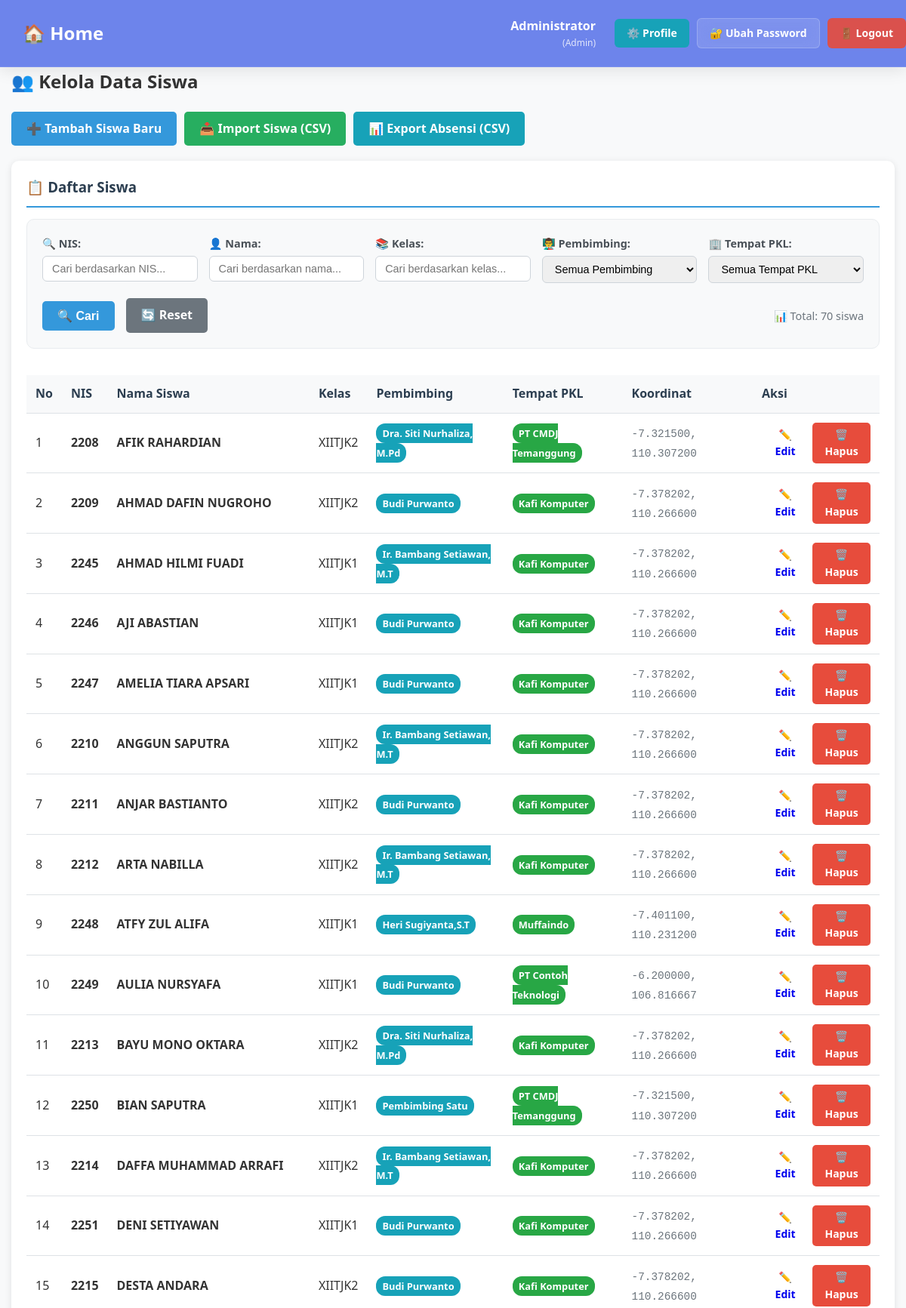
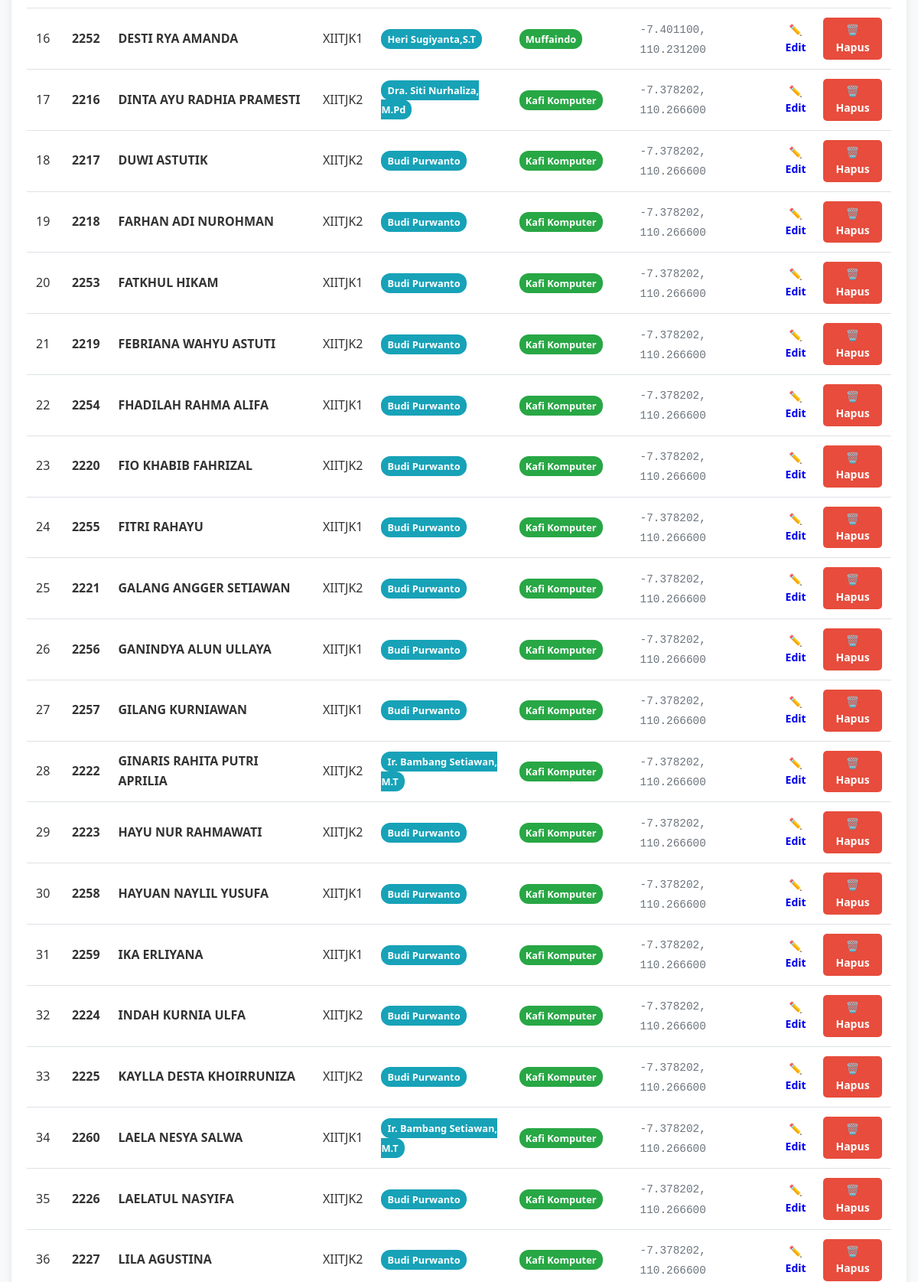
Page /?r=admin/siswa (signed in, upper part) on the committed database (2 pictures, top to bottom).
### tables this page shows
CREATE TABLE `siswa` (
  `id` int(11) NOT NULL AUTO_INCREMENT,
  `user_id` int(11) DEFAULT NULL,
  `nis` varchar(50) NOT NULL,
  `nama` varchar(100) NOT NULL,
  `kelas` varchar(50) NOT NULL,
  `pembimbing_id` int(11) NOT NULL,
  `tempat_pkl_id` int(11) NOT NULL,
  PRIMARY KEY (`id`),
  KEY `user_id` (`user_id`),
  KEY `pembimbing_id` (`pembimbing_id`),
  KEY `tempat_pkl_id` (`tempat_pkl_id`),
  CONSTRAINT `siswa_ibfk_1` FOREIGN KEY (`user_id`) REFERENCES `users` (`id`) ON DELETE SET NULL,
  CONSTRAINT `siswa_ibfk_2` FOREIGN KEY (`pembimbing_id`) REFERENCES `users` (`id`) ON DELETE CASCADE,
  CONSTRAINT `siswa_ibfk_3` FOREIGN KEY (`tempat_pkl_id`) REFERENCES `tempat_pkl` (`id`) ON DELETE CASCADE
);

CREATE TABLE `users` (
  `id` int(11) NOT NULL AUTO_INCREMENT,
  `username` varchar(50) NOT NULL,
  `password_hash` varchar(255) NOT NULL,
  `role` enum('admin','pembimbing','siswa') NOT NULL,
  `name` varchar(100) NOT NULL,
  PRIMARY KEY (`id`),
  UNIQUE KEY `username` (`username`)
);

CREATE TABLE `tempat_pkl` (
  `id` int(11) NOT NULL AUTO_INCREMENT,
  `nama` varchar(150) NOT NULL,
  `lat` decimal(10,7) NOT NULL,
  `lng` decimal(10,7) NOT NULL,
  `radius_m` int(11) NOT NULL DEFAULT 150,
  PRIMARY KEY (`id`)
);

### app/Controllers/Controller.php (called while the page is built, shortened)
<?php
class Controller {
    protected function view(string $path, array $data=[]): void {
        extract($data);
        $viewFile = __DIR__ . '/../Views/' . $path . '.php';
        include __DIR__ . '/../Views/layouts/header.php';
        include $viewFile;
        include __DIR__ . '/../Views/layouts/footer.php';
    }
}

### app/Controllers/AdminController.php (called while the page is built, shortened)
<?php
class AdminController extends Controller {
    public function siswa(): void {
        $db = new Database(require __DIR__.'/../../config/db.php');
        $siswa = new Siswa($db);
        $searchNIS = trim($_GET['search_nis'] ?? '');
        $searchNama = trim($_GET['search_nama'] ?? '');
        $searchKelas = trim($_GET['search_kelas'] ?? '');
        $searchPembimbing = trim($_GET['search_pembimbing'] ?? '');
        $searchTempat = trim($_GET['search_tempat'] ?? '');
        if (!empty($searchNIS) || !empty($searchNama) || !empty($searchKelas) ||
            !empty($searchPembimbing) || !empty($searchTempat)) {
            $listSiswa = $siswa->searchSiswa([
                'nis' => $searchNIS,
                'nama' => $searchNama,
                'kelas' => $searchKelas,
                'pembimbing' => $searchPembimbing,
                'tempat_pkl' => $searchTempat
            ]);
        } else {
            $listSiswa = $siswa->listAll();
        }
        $pembimbing = (new User($db))->listByRole('pembimbing');
        $tempatPKL = (new TempatPKL($db))->listAll();
        $this->view('admin/siswa', [
            'siswa' => $listSiswa,
            'pembimbing' => $pembimbing,
            'tempatPKL' => $tempatPKL
        ]);
    }
}

### public/index.php (called while the page is built, shortened)
<?php
require __DIR__.'/../app/autoload.php';
$appCfg = require __DIR__.'/../config/app.php';
$r = $_GET['r'] ?? 'auth/login';
[$c, $a] = array_pad(explode('/', $r, 2), 2, 'index');
$controller = null;
switch($c){
    case 'admin': $controller = new AdminController($appCfg); break;
}
$controller->$a();

### app/autoload.php (called while the page is built, shortened)
<?php
spl_autoload_register(function ($class) {
    $prefix = 'App\\';
    $base_dir = __DIR__ . '/';
    $len = strlen($prefix);
    $relative_class = substr($class, $len);
    $file = $base_dir . str_replace('\\', '/', $relative_class) . '.php';
});

### config/db.php (called while the page is built, shortened)
<?php
return [
    'host' => 'localhost',
    'name' => 'db_absensi_pkl',
    'user' => 'root',
    'pass' => '',
    'charset' => 'utf8mb4',
];

### app/Models/Database.php (called while the page is built, shortened)
<?php
class Database {
    private PDO $pdo;
    public function __construct(array $cfg) {
        $dsn = sprintf('mysql:host=%s;dbname=%s;charset=%s',$cfg['host'],$cfg['name'],$cfg['charset']??'utf8mb4');
        $opt = [
            PDO::ATTR_ERRMODE => PDO::ERRMODE_EXCEPTION,
            PDO::ATTR_DEFAULT_FETCH_MODE => PDO::FETCH_ASSOC,
            PDO::ATTR_EMULATE_PREPARES => false,
        ];
        try { $this->pdo = new PDO($dsn,$cfg['user'],$cfg['pass'],$opt); }
        catch (PDOException $e) { die('DB connection failed: '.$e->getMessage()); }
    }
    public function pdo(): PDO {
        return $this->pdo;
    }
}

### app/Models/BaseModel.php (called while the page is built, shortened)
<?php
abstract class BaseModel {
    public function __construct(Database $database) {
        $this->db = $database->pdo();
    }
}

### app/Models/Siswa.php (called while the page is built, shortened)
<?php
class Siswa extends BaseModel {
    public function listAll(): array {
        $st = $this->db->query("
            SELECT s.*, u.name as pembimbing, t.nama as tempat_pkl, t.lat, t.lng
            FROM siswa s
            LEFT JOIN users u ON s.pembimbing_id = u.id
            LEFT JOIN tempat_pkl t ON s.tempat_pkl_id = t.id
            ORDER BY s.nama
        ");
        return $st->fetchAll();
    }
}

### app/Views/admin/siswa.php (the view, shortened to what this page needs)
<h2>👥 Kelola Data Siswa</h2>
<div class="action-buttons" style="margin-bottom: 20px;">
    <a href="?r=admin/siswaAdd" class="btn btn-primary">
        ➕ Tambah Siswa Baru
    </a>
    <a href="?r=admin/import" class="btn btn-success">
        📥 Import Siswa (CSV)
    </a>
    <a href="?r=admin/report" class="btn btn-info">
        📊 Export Absensi (CSV)
    </a>
</div>
<div class="card">
    <h3>📋 Daftar Siswa</h3>
    <div class="search-section" style="margin-bottom: 20px;">
        <form method="GET" action="?r=admin/siswa" class="search-form">
            <div class="search-row">
                <div class="search-group">
                    <label for="search_nis">🔍 NIS:</label>
                    <input type="text" id="search_nis" name="search_nis"
                           value="<?= htmlspecialchars($_GET['search_nis'] ?? '') ?>"
                           placeholder="Cari berdasarkan NIS..." class="form-control">
                </div>
                <div class="search-group">
                    <label for="search_nama">👤 Nama:</label>
                    <input type="text" id="search_nama" name="search_nama"
                           value="<?= htmlspecialchars($_GET['search_nama'] ?? '') ?>"
                           placeholder="Cari berdasarkan nama..." class="form-control">
                </div>
                <div class="search-group">
                    <label for="search_kelas">📚 Kelas:</label>
                    <input type="text" id="search_kelas" name="search_kelas"
                           value="<?= htmlspecialchars($_GET['search_kelas'] ?? '') ?>"
                           placeholder="Cari berdasarkan kelas..." class="form-control">
                </div>
                <div class="search-group">
                    <label for="search_pembimbing">👨‍🏫 Pembimbing:</label>
                    <select id="search_pembimbing" name="search_pembimbing" class="form-control">
                        <option value="">Semua Pembimbing</option>
                    </select>
                </div>
                <div class="search-group">
                    <label for="search_tempat">🏢 Tempat PKL:</label>
                    <select id="search_tempat" name="search_tempat" class="form-control">
                        <option value="">Semua Tempat PKL</option>
                    </select>
                </div>
            </div>
            <div class="search-actions">
                <button type="submit" class="btn btn-primary">
                    🔍 Cari
                </button>
                <a href="?r=admin/siswa" class="btn btn-secondary">
                    🔄 Reset
                </a>
                <span class="search-info">
                    <?php
                    $totalResults = count($siswa);
                    $searchActive = !empty($_GET['search_nis']) || !empty($_GET['search_nama']) ||
                                   !empty($_GET['search_kelas']) || !empty($_GET['search_pembimbing']) ||
                                   !empty($_GET['search_tempat']);
                    ?>
                    <?php if($searchActive): ?>
                        📊 Menampilkan <?= $totalResults ?> hasil pencarian
                    <?php else: ?>
                        📊 Total: <?= $totalResults ?> siswa
                    <?php endif; ?>
                </span>
            </div>
        </form>
    </div>
    <?php if(empty($siswa)): ?>
        <div class="alert alert-info">
            <strong>ℹ️ Info:</strong> Belum ada data siswa.
            <a href="?r=admin/siswaAdd">Klik di sini</a> untuk menambah siswa pertama.
        </div>
    <?php else: ?>
        <div class="table-responsive">
            <table class="table">
                <thead>
                    <tr>
                        <th>No</th>
                        <th>NIS</th>
                        <th>Nama Siswa</th>
                        <th>Kelas</th>
                        <th>Pembimbing</th>
                        <th>Tempat PKL</th>
                        <th>Koordinat</th>
                        <th>Aksi</th>
                    </tr>
                </thead>
                <tbody>
                <?php
                $no = 1;
                foreach($siswa as $s):
                ?>
                    <tr>
                        <td><?= $no++ ?></td>
                        <td>
                            <strong><?= htmlspecialchars($s['nis']) ?></strong>
                        </td>
                        <td>
                            <strong><?= htmlspecialchars($s['nama']) ?></strong>
                        </td>
                        <td><?= htmlspecialchars($s['kelas']) ?></td>
                        <td>
                            <?php if($s['pembimbing']): ?>
                                <span class="badge badge-info">
                                    <?= htmlspecialchars($s['pembimbing']) ?>
                                </span>
                            <?php else: ?>
                                <span class="text-muted">-</span>
                            <?php endif; ?>
                        </td>
                        <td>
                            <?php if($s['tempat_pkl']): ?>
                                <span class="badge badge-success">
                                    <?= htmlspecialchars($s['tempat_pkl']) ?>
                                </span>
                            <?php else: ?>
                                <span class="text-muted">-</span>
                            <?php endif; ?>
                        </td>
                        <td>
                            <?php if($s['lat'] && $s['lng']): ?>
                                <span class="coordinate-info">
                                    <?= number_format($s['lat'], 6) ?>, <?= number_format($s['lng'], 6) ?>
                                </span>
                            <?php else: ?>
                                <span class="text-muted">-</span>
                            <?php endif; ?>
                        </td>
                        <td>
                            <div class="action-buttons-small">
                                <a href="?r=admin/siswaEdit&id=<?= $s['id'] ?>"
                                   class="btn btn-sm btn-warning" title="Edit">
                                    ✏️ Edit
                                </a>
                                <a href="?r=admin/siswaDelete&id=<?= $s['id'] ?>"
                                   class="btn btn-sm btn-danger"
                                   onclick="return confirm('Yakin ingin menghapus siswa <?= htmlspecialchars($s['nama']) ?>? Tindakan ini tidak dapat dibatalkan!')"
                                   title="Hapus">
                                    🗑️ Hapus
                                </a>
                            </div>
                        </td>
                    </tr>
                <?php endforeach; ?>
                </tbody>
            </table>
        </div>
    <?php endif; ?>
</div>

### public/assets/css/style.css (style rules this page uses)
* { margin: 0; padding: 0; box-sizing: border-box; }
body { font-family: 'Segoe UI', Tahoma, Geneva, Verdana, sans-serif; line-height: 1.6; color: #333; background-color: #f8f9fa; }
.card { background: white; border-radius: 10px; padding: 20px; box-shadow: 0 2px 10px rgba(0,0,0,0.1); margin-bottom: 20px; }
.card h2, .card h3, .card h4 { color: #2c3e50; margin-bottom: 15px; border-bottom: 2px solid #3498db; padding-bottom: 10px; }
input[type="text"], input[type="password"], input[type="email"], select, textarea { width: 100%; padding: 10px; border: 2px solid #ddd; border-radius: 5px; font-size: 16px; transition: border-color 0.3s ease; }
.btn { display: inline-block; padding: 10px 20px; border: none; border-radius: 5px; font-size: 16px; font-weight: 600; text-decoration: none; cursor: pointer; transition: all 0.3s ease; text-align: center; }
.btn-primary { background-color: #3498db; color: white; }
.btn-success { background-color: #27ae60; color: white; }
.btn-danger { background-color: #e74c3c; color: white; }
.btn-secondary { background-color: #6c757d; color: white; }
.btn-info { background-color: #17a2b8; color: white; }
.btn-sm { padding: 5px 10px; font-size: 14px; }
.action-buttons { display: grid; grid-template-columns: repeat(auto-fit, minmax(200px, 1fr)); gap: 15px; margin: 20px 0; }
.table { width: 100%; border-collapse: collapse; margin-top: 15px; }
.table th, .table td { padding: 12px; text-align: left; border-bottom: 1px solid #dee2e6; }
.table th { background-color: #f8f9fa; font-weight: 600; color: #2c3e50; }
.badge { padding: 5px 10px; border-radius: 20px; font-size: 0.8rem; font-weight: bold; }
.badge-success { background-color: #28a745; color: white; }
.badge-info { background-color: #17a2b8; color: white; }
.table-responsive { overflow-x: auto; }

### app/Views/admin/siswa.php (style rules this page uses)
.search-section { background: #f8f9fa; padding: 20px; border-radius: 10px; border: 1px solid #e9ecef; }
.search-form { width: 100%; }
.search-row { display: grid; grid-template-columns: repeat(auto-fit, minmax(200px, 1fr)); gap: 15px; margin-bottom: 20px; }
.search-group { display: flex; flex-direction: column; }
.search-group label { font-weight: 600; margin-bottom: 5px; color: #495057; font-size: 0.9rem; }
.search-group input, .search-group select { padding: 8px 12px; border: 1px solid #ced4da; border-radius: 6px; font-size: 0.9rem; transition: border-color 0.15s ease-in-out, box-shadow 0.15s ease-in-out; }
.search-actions { display: flex; align-items: center; gap: 15px; flex-wrap: wrap; }
.search-info { margin-left: auto; font-size: 0.9rem; color: #6c757d; font-weight: 500; }
.action-buttons { display: flex; gap: 10px; flex-wrap: wrap; }
.action-buttons-small { display: flex; gap: 5px; }
.badge { padding: 4px 8px; border-radius: 12px; font-size: 0.8rem; font-weight: bold; }
.badge-info { background-color: #17a2b8; color: white; }
.badge-success { background-color: #28a745; color: white; }
.coordinate-info { font-family: monospace; font-size: 0.9rem; color: #6c757d; }

### rows in the picture
siswa: nis "2208", nama "AFIK RAHARDIAN", kelas "XIITJK2", pembimbing.name "Dra. Siti Nurhaliza, M.Pd", tempat_pkl.nama "PT CMDJ Temanggung", tempat_pkl.lat "-7.321500", tempat_pkl.lng "110.307200"
siswa: nis "2209", nama "AHMAD DAFIN NUGROHO", kelas "XIITJK2", pembimbing.name "Budi Purwanto", tempat_pkl.nama "Kafi Komputer", tempat_pkl.lat "-7.378202", tempat_pkl.lng "110.266600"
siswa: nis "2245", nama "AHMAD HILMI FUADI", kelas "XIITJK1", pembimbing.name "Ir. Bambang Setiawan, M.T", tempat_pkl.nama "Kafi Komputer", tempat_pkl.lat "-7.378202", tempat_pkl.lng "110.266600"
siswa: nis "2246", nama "AJI ABASTIAN", kelas "XIITJK1", pembimbing.name "Budi Purwanto", tempat_pkl.nama "Kafi Komputer", tempat_pkl.lat "-7.378202", tempat_pkl.lng "110.266600"
siswa: nis "2247", nama "AMELIA TIARA APSARI", kelas "XIITJK1", pembimbing.name "Budi Purwanto", tempat_pkl.nama "Kafi Komputer", tempat_pkl.lat "-7.378202", tempat_pkl.lng "110.266600"
siswa: nis "2210", nama "ANGGUN SAPUTRA", kelas "XIITJK2", pembimbing.name "Ir. Bambang Setiawan, M.T", tempat_pkl.nama "Kafi Komputer", tempat_pkl.lat "-7.378202", tempat_pkl.lng "110.266600"
siswa: nis "2211", nama "ANJAR BASTIANTO", kelas "XIITJK2", pembimbing.name "Budi Purwanto", tempat_pkl.nama "Kafi Komputer", tempat_pkl.lat "-7.378202", tempat_pkl.lng "110.266600"
siswa: nis "2212", nama "ARTA NABILLA", kelas "XIITJK2", pembimbing.name "Ir. Bambang Setiawan, M.T", tempat_pkl.nama "Kafi Komputer", tempat_pkl.lat "-7.378202", tempat_pkl.lng "110.266600"
siswa: nis "2248", nama "ATFY ZUL ALIFA", kelas "XIITJK1", pembimbing.name "Heri Sugiyanta,S.T", tempat_pkl.nama "Muffaindo", tempat_pkl.lat "-7.401100", tempat_pkl.lng "110.231200"
siswa: nis "2249", nama "AULIA NURSYAFA", kelas "XIITJK1", pembimbing.name "Budi Purwanto", tempat_pkl.nama "PT Contoh Teknologi", tempat_pkl.lat "-6.200000", tempat_pkl.lng "106.816667"
siswa: nis "2213", nama "BAYU MONO OKTARA", kelas "XIITJK2", pembimbing.name "Dra. Siti Nurhaliza, M.Pd", tempat_pkl.nama "Kafi Komputer", tempat_pkl.lat "-7.378202", tempat_pkl.lng "110.266600"
siswa: nis "2250", nama "BIAN SAPUTRA", kelas "XIITJK1", pembimbing.name "Pembimbing Satu", tempat_pkl.nama "PT CMDJ Temanggung", tempat_pkl.lat "-7.321500", tempat_pkl.lng "110.307200"
siswa: nis "2214", nama "DAFFA MUHAMMAD ARRAFI", kelas "XIITJK2", pembimbing.name "Ir. Bambang Setiawan, M.T", tempat_pkl.nama "Kafi Komputer", tempat_pkl.lat "-7.378202", tempat_pkl.lng "110.266600"
siswa: nis "2251", nama "DENI SETIYAWAN", kelas "XIITJK1", pembimbing.name "Budi Purwanto", tempat_pkl.nama "Kafi Komputer", tempat_pkl.lat "-7.378202", tempat_pkl.lng "110.266600"
siswa: nis "2215", nama "DESTA ANDARA", kelas "XIITJK2", pembimbing.name "Budi Purwanto", tempat_pkl.nama "Kafi Komputer", tempat_pkl.lat "-7.378202", tempat_pkl.lng "110.266600"
siswa: nis "2252", nama "DESTI RYA AMANDA", kelas "XIITJK1", pembimbing.name "Heri Sugiyanta,S.T", tempat_pkl.nama "Muffaindo", tempat_pkl.lat "-7.401100", tempat_pkl.lng "110.231200"
siswa: nis "2216", nama "DINTA AYU RADHIA PRAMESTI", kelas "XIITJK2", pembimbing.name "Dra. Siti Nurhaliza, M.Pd", tempat_pkl.nama "Kafi Komputer", tempat_pkl.lat "-7.378202", tempat_pkl.lng "110.266600"
siswa: nis "2217", nama "DUWI ASTUTIK", kelas "XIITJK2", pembimbing.name "Budi Purwanto", tempat_pkl.nama "Kafi Komputer", tempat_pkl.lat "-7.378202", tempat_pkl.lng "110.266600"
siswa: nis "2218", nama "FARHAN ADI NUROHMAN", kelas "XIITJK2", pembimbing.name "Budi Purwanto", tempat_pkl.nama "Kafi Komputer", tempat_pkl.lat "-7.378202", tempat_pkl.lng "110.266600"
siswa: nis "2253", nama "FATKHUL HIKAM", kelas "XIITJK1", pembimbing.name "Budi Purwanto", tempat_pkl.nama "Kafi Komputer", tempat_pkl.lat "-7.378202", tempat_pkl.lng "110.266600"
siswa: nis "2219", nama "FEBRIANA WAHYU ASTUTI", kelas "XIITJK2", pembimbing.name "Budi Purwanto", tempat_pkl.nama "Kafi Komputer", tempat_pkl.lat "-7.378202", tempat_pkl.lng "110.266600"
siswa: nis "2254", nama "FHADILAH RAHMA ALIFA", kelas "XIITJK1", pembimbing.name "Budi Purwanto", tempat_pkl.nama "Kafi Komputer", tempat_pkl.lat "-7.378202", tempat_pkl.lng "110.266600"
siswa: nis "2220", nama "FIO KHABIB FAHRIZAL", kelas "XIITJK2", pembimbing.name "Budi Purwanto", tempat_pkl.nama "Kafi Komputer", tempat_pkl.lat "-7.378202", tempat_pkl.lng "110.266600"
siswa: nis "2255", nama "FITRI RAHAYU", kelas "XIITJK1", pembimbing.name "Budi Purwanto", tempat_pkl.nama "Kafi Komputer", tempat_pkl.lat "-7.378202", tempat_pkl.lng "110.266600"
siswa: nis "2221", nama "GALANG ANGGER SETIAWAN", kelas "XIITJK2", pembimbing.name "Budi Purwanto", tempat_pkl.nama "Kafi Komputer", tempat_pkl.lat "-7.378202", tempat_pkl.lng "110.266600"
siswa: nis "2256", nama "GANINDYA ALUN ULLAYA", kelas "XIITJK1", pembimbing.name "Budi Purwanto", tempat_pkl.nama "Kafi Komputer", tempat_pkl.lat "-7.378202", tempat_pkl.lng "110.266600"
siswa: nis "2257", nama "GILANG KURNIAWAN", kelas "XIITJK1", pembimbing.name "Budi Purwanto", tempat_pkl.nama "Kafi Komputer", tempat_pkl.lat "-7.378202", tempat_pkl.lng "110.266600"
siswa: nis "2222", nama "GINARIS RAHITA PUTRI APRILIA", kelas "XIITJK2", pembimbing.name "Ir. Bambang Setiawan, M.T", tempat_pkl.nama "Kafi Komputer", tempat_pkl.lat "-7.378202", tempat_pkl.lng "110.266600"
siswa: nis "2223", nama "HAYU NUR RAHMAWATI", kelas "XIITJK2", pembimbing.name "Budi Purwanto", tempat_pkl.nama "Kafi Komputer", tempat_pkl.lat "-7.378202", tempat_pkl.lng "110.266600"
siswa: nis "2258", nama "HAYUAN NAYLIL YUSUFA", kelas "XIITJK1", pembimbing.name "Budi Purwanto", tempat_pkl.nama "Kafi Komputer", tempat_pkl.lat "-7.378202", tempat_pkl.lng "110.266600"
siswa: nis "2259", nama "IKA ERLIYANA", kelas "XIITJK1", pembimbing.name "Budi Purwanto", tempat_pkl.nama "Kafi Komputer", tempat_pkl.lat "-7.378202", tempat_pkl.lng "110.266600"
siswa: nis "2224", nama "INDAH KURNIA ULFA", kelas "XIITJK2", pembimbing.name "Budi Purwanto", tempat_pkl.nama "Kafi Komputer", tempat_pkl.lat "-7.378202", tempat_pkl.lng "110.266600"
siswa: nis "2225", nama "KAYLLA DESTA KHOIRRUNIZA", kelas "XIITJK2", pembimbing.name "Budi Purwanto", tempat_pkl.nama "Kafi Komputer", tempat_pkl.lat "-7.378202", tempat_pkl.lng "110.266600"
siswa: nis "2260", nama "LAELA NESYA SALWA", kelas "XIITJK1", pembimbing.name "Ir. Bambang Setiawan, M.T", tempat_pkl.nama "Kafi Komputer", tempat_pkl.lat "-7.378202", tempat_pkl.lng "110.266600"
siswa: nis "2226", nama "LAELATUL NASYIFA", kelas "XIITJK2", pembimbing.name "Budi Purwanto", tempat_pkl.nama "Kafi Komputer", tempat_pkl.lat "-7.378202", tempat_pkl.lng "110.266600"
siswa: nis "2227", nama "LILA AGUSTINA", kelas "XIITJK2", pembimbing.name "Budi Purwanto", tempat_pkl.nama "Kafi Komputer", tempat_pkl.lat "-7.378202", tempat_pkl.lng "110.266600"

### other values in the picture
$_SESSION['user']['name'] "Administrator"
$_SESSION['user']['role'] "Admin"
$totalResults "70"
